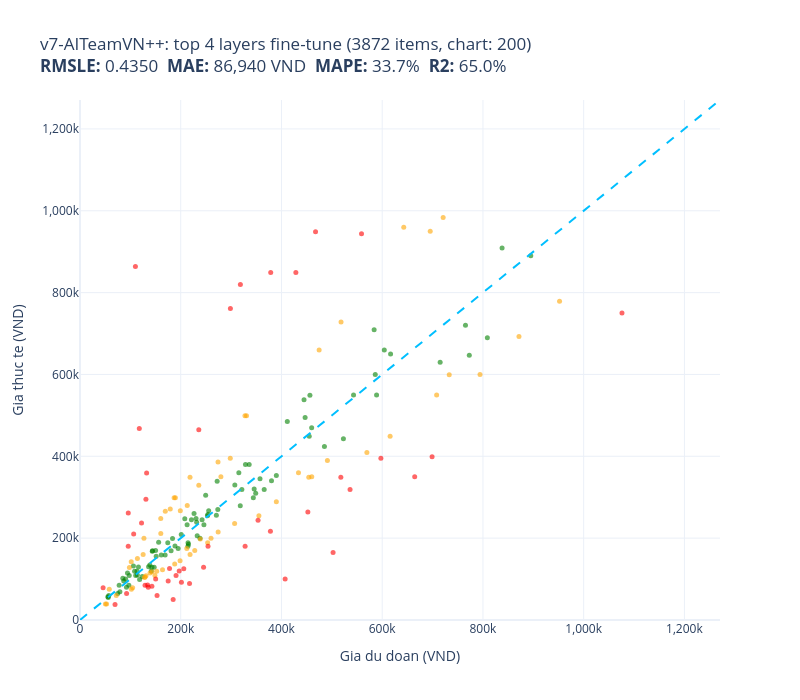
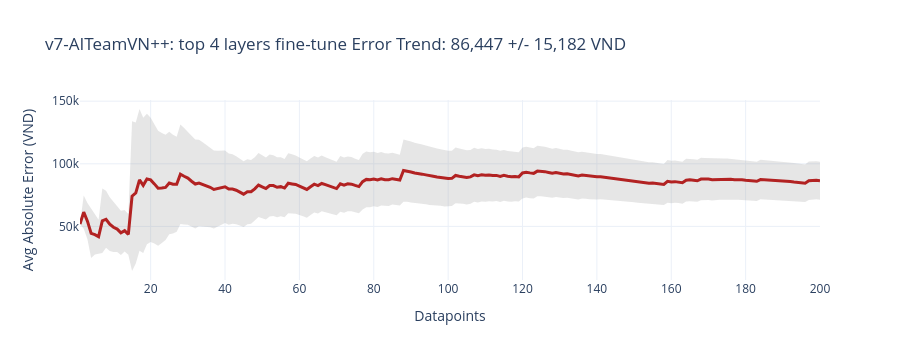

The notebook cell these images were saved under, in order:
### Code cell
pred_at_val = predict_bert(ema_at, at_enc_val, y_mean_at, y_std_at, DEVICE)
pred_at_test = predict_bert(ema_at, at_enc_test, y_mean_at, y_std_at, DEVICE)
ALL_PREDS_VAL["v7-AITeamVN++"] = pred_at_val
ALL_PREDS_TEST["v7-AITeamVN++"] = pred_at_test

evaluate_and_store(test_prices, pred_at_test, "v7-AITeamVN++: top 4 layers fine-tune", test_names)
if hist_at:
    plot_bert_history(hist_at, "v7 AITeamVN++ Training")

# Free GPU
ema_at.cpu()
del model_at
torch.cuda.empty_cache()
gc.collect()


# ============================================================
# PHASE 5: PhoBERT++ PCA+LGB + Reload v4/Day3 for Stacking Pool
# ============================================================

### Figure 1 — Plotly figure (JSON) as saved in the notebook; plotly's stock layout.template omitted (floating-point values rounded to 4 significant figures)
{"data": [{"customdata": [["Giầy tây giày lười nam hàn quốc da bóng ...\nDu doan: 183,708 VND\nThuc te: 199,000 VND"], ["Nước giặt quần áo em bé D-nee Lovely Sky...\nDu doan: 208,048 VND\nThuc te: 247,500 VND"], ["Áo thun nam có cổ Nhật Tuấn\nDu doan: 226,459 VND\nThuc te: 260,000 VND"], ["Kem nhuộm tóc Salon de Pro  3B\nDu doan: 194,896 VND\nThuc te: 175,000 VND"], ["Tã dán Amico nội địa Nhật size L44+6\nDu doan: 357,371 VND\nThuc te: 345,000 VND"], ["Tẩu sạc CHOETECH TC0014 nhanh 60W dùng t...\nDu doan: 272,293 VND\nThuc te: 339,000 VND"], ["Giá treo dao kéo và dụng cụ nhà bếp dán ...\nDu doan: 113,167 VND\nThuc te: 119,000 VND"], ["Ống tiêt kiệm heo ăn kem, quà tặng, tran...\nDu doan: 201,027 VND\nThuc te: 209,000 VND"], ["Đồ bộ ngủ lụa satin tay ngắn quần dài mà...\nDu doan: 150,063 VND\nThuc te: 170,000 VND"], ["Viên nấu cà ri (curry) Nhật Bản 200g\nDu doan: 77,740 VND\nThuc te: 85,000 VND"], ["Vali kéo TRIP P806 nhựa PC/ABS - Bảo hàn...\nDu doan: 715,045 VND\nThuc te: 630,000 VND"], ["Ví nữ dài cầm tay hoạ tiết lập thể IDIGO...\nDu doan: 315,366 VND\nThuc te: 360,000 VND"], ["Balo Laptop Đẹp Đi Học Đi Làm Xbags Mode...\nDu doan: 344,123 VND\nThuc te: 299,000 VND"], ["Áo Ngực Trơn Dây Ren Có Gọng Đệm Vừa Zue...\nDu doan: 174,277 VND\nThuc te: 189,000 VND"], ["CỦ LOA BASS RỜI 30 HÀNG CHÍNH HÃNG HẢI T...\nDu doan: 348,835 VND\nThuc te: 310,000 VND"], ["Pin Tương Thích Cho Laptop Dell Vostro 2...\nDu doan: 455,111 VND\nThuc te: 449,000 VND"], ["Gọng kính plastic hiệu Velocity VL91411 ...\nDu doan: 380,211 VND\nThuc te: 340,000 VND"], ["03 bộ tranh xếp hình 70 mảnh ghép khổ A3...\nDu doan: 97,002 VND\nThuc te: 85,000 VND"], ["Đèn Wifi TP-Link Tapo Smart Wifi Dayligh...\nDu doan: 273,582 VND\nThuc te: 270,000 VND"], ["Bàn Phím Tương Thích Cho Laptop Asus X40...\nDu doan: 255,501 VND\nThuc te: 267,000 VND"], ["Sạc Tương Thích Cho Laptop MSI GL62M 7RC...\nDu doan: 586,189 VND\nThuc te: 600,000 VND"], ["Hộp đựng đồ ăn dặm an toàn - Set 4 hộp k...\nDu doan: 459,951 VND\nThuc te: 470,000 VND"], ["Tẩu Sạc Ô Tô Hoco Z31 - Hàng Chính Hãng\nDu doan: 147,255 VND\nThuc te: 129,000 VND"], ["Nồi Lẩu Điện Kèm Xửng Hấp JLPL@L JL-EP33...\nDu doan: 604,175 VND\nThuc te: 660,000 VND"], ["Mặt Nạ Làm Sạch, Dưỡng Ẩm Và Se Khít Lỗ ...\nDu doan: 161,351 VND\nThuc te: 159,000 VND"], ["Giày Sandal Nam The Bily Quai Chéo - Đế ...\nDu doan: 321,380 VND\nThuc te: 319,000 VND"], ["Sạc dành cho Laptop ASUS VivoBook 15 X50...\nDu doan: 253,028 VND\nThuc te: 255,000 VND"], ["Kính râm Nam nữ Dáng Vuông Gọng Nhựa Chố...\nDu doan: 180,850 VND\nThuc te: 169,000 VND"], ["Sạc Laptop dùng cho Máy Tinh HP - Kèm Dâ...\nDu doan: 212,637 VND\nThuc te: 232,771 VND"], ["Giày lười vải nam thoáng khí cho bố - Gi...\nDu doan: 242,385 VND\nThuc te: 245,000 VND"], ["Dụng cụ mài dao Joseph Joseph 100488 - R...\nDu doan: 894,922 VND\nThuc te: 890,000 VND"], ["Cặp dầu gội gừng trắng 400ml + dầu xả gừ...\nDu doan: 543,122 VND\nThuc te: 550,000 VND"], ["Combo 2 Son Dưỡng LipIce Hiệu Chỉnh Sắc ...\nDu doan: 136,179 VND\nThuc te: 130,000 VND"], ["Set 2 bao bọc giày đi mưa , chống nước ,...\nDu doan: 97,738 VND\nThuc te: 109,000 VND"], ["Bao da cho Galaxy Z Fold 6 Nillkin Aoge ...\nDu doan: 345,817 VND\nThuc te: 320,000 VND"], ["Bàn phím dùng cho Laptop ASUS VivoBook 1...\nDu doan: 522,988 VND\nThuc te: 443,019 VND"], ["Kem Dưỡng Some By Mi Hỗ Trợ Giảm Mụn 60g\nDu doan: 318,179 VND\nThuc te: 279,000 VND"], ["Combo 2 Áo Ống Ren Hoa Nữ Khóa Cài Sau\nDu doan: 123,626 VND\nThuc te: 106,000 VND"], ["Nón mữ beret nam nữ giữ ấm vải nỉ 2 lớp ...\nDu doan: 141,528 VND\nThuc te: 120,000 VND"], ["Bột Khoai Lang Tím Nguyên Chất SATACHI –...\nDu doan: 143,466 VND\nThuc te: 168,000 VND"], ["Chuột có dây MicroPack COMFY MINI 2 M-10...\nDu doan: 142,655 VND\nThuc te: 129,000 VND"], ["Bình sữa cổ rộng 150ml và 270ml nhựa pp ...\nDu doan: 485,297 VND\nThuc te: 424,000 VND"], ["Giày cao gót 7 phân bản trong gót bọc ki...\nDu doan: 169,057 VND\nThuc te: 159,000 VND"], ["Combo Finish Eco 0% : Viên rửa bát Eco 7...\nDu doan: 411,602 VND\nThuc te: 485,000 VND"], ["Sạc cho Laptop Acer 19v-2.37A Chân mini ...\nDu doan: 232,662 VND\nThuc te: 205,965 VND"], ["Ghế nhựa đúc kiểu Pháp bền đẹp\nDu doan: 837,989 VND\nThuc te: 909,000 VND"], ["Mũ len liền khăn lót nỉ trùm kín cổ siêu...\nDu doan: 94,257 VND\nThuc te: 115,000 VND"], ["Sạc dành cho Laptop Charger AC Power Ada...\nDu doan: 808,755 VND\nThuc te: 690,000 VND"], ["Set tăm chải kẽ răng cao su mềm hình chữ...\nDu doan: 138,618 VND\nThuc te: 134,500 VND"], ["Lõi Lọc Thô Số 2 KAROFI SMAX PRO 2 - Hàn...\nDu doan: 90,557 VND\nThuc te: 100,000 VND"], ["Gối Nằm Cao Su Thiên Nhiên Liên Á Contou...\nDu doan: 765,357 VND\nThuc te: 720,000 VND"], ["Dầu gội hỗ trợ giảm rụng tóc và kích thí...\nDu doan: 335,903 VND\nThuc te: 380,000 VND"], ["Kính râm cận, Kính râm cận Mắt Tròn 2 lớ...\nDu doan: 214,452 VND\nThuc te: 189,000 VND"], ["Áo len nam Novelty dai tay cổ tim phối h...\nDu doan: 446,933 VND\nThuc te: 495,000 VND"], ["Máy sấy tóc Bluestone HDB-1846 - Hàng ch...\nDu doan: 456,489 VND\nThuc te: 549,000 VND"], ["Ốp Lưng Cho Samsung Galaxy S25 Ultra / S...\nDu doan: 108,397 VND\nThuc te: 119,000 VND"], ["Mũ Miki chữ tàu - Mũ tròn không vành mẫu...\nDu doan: 86,871 VND\nThuc te: 95,000 VND"], ["Khăn phủ đàn piano cao cấp chống bụi chố...\nDu doan: 221,225 VND\nThuc te: 245,000 VND"], ["Son Bóng 3CE Dưỡng Ẩm 31 Lavender Cream ...\nDu doan: 270,755 VND\nThuc te: 256,000 VND"], ["Sữa Tắm Nước Hoa Nữ Gennie Lôi Cuốn & Kh...\nDu doan: 84,989 VND\nThuc te: 102,000 VND"], ["Thắt Lưng Nữ Dây Nịt Nữ Button mang đầm ...\nDu doan: 118,370 VND\nThuc te: 99,000 VND"], ["Sạc cho Laptop Hp ProBook 4420s 4440s 44...\nDu doan: 246,018 VND\nThuc te: 232,875 VND"], ["Ví Sen da sáp handmade da thật\nDu doan: 238,289 VND\nThuc te: 200,000 VND"], ["Vỏ Máy Tính Case Sahara 400 Đen – Hàng C...\nDu doan: 616,626 VND\nThuc te: 650,000 VND"], ["Sạc Tương Thích Cho Laptop Lenovo G50 G5...\nDu doan: 249,516 VND\nThuc te: 305,000 VND"], ["Phấn Phủ Australis Kiềm Dầu 2in1 #Nude 1...\nDu doan: 231,616 VND\nThuc te: 239,000 VND"], ["Thắt Lưng Nam Da Bò BIGGBEN Cao Cấp TLB2...\nDu doan: 365,702 VND\nThuc te: 319,000 VND"], ["Dầu Xả Tóc Từ Hoa Trà Phục Hồi Tóc Khô X...\nDu doan: 188,559 VND\nThuc te: 181,000 VND"], ["Sữa Hạt Hạnh Nhân ALMOND BREEZE vị Choco...\nDu doan: 116,024 VND\nThuc te: 129,320 VND"], ["WHALE, mã G274. Áo thun in đẹp cho nam n...\nDu doan: 79,222 VND\nThuc te: 69,000 VND"], ["COMBO 2 Mũ Tắm Trùm Đầu CUTE Tránh Ướt T...\nDu doan: 92,284 VND\nThuc te: 80,000 VND"], ["Kẹp Gỗ Đa Năng  Dùng Để Gắp Kẹp Thức Ăn ...\nDu doan: 55,333 VND\nThuc te: 57,000 VND"], ["b.box Dây đeo bình nước giữ nhiệt đa năn...\nDu doan: 215,406 VND\nThuc te: 185,000 VND"], ["Ốp lưng cho Samsung A04 - A04s - A05 - A...\nDu doan: 57,247 VND\nThuc te: 60,000 VND"], ["Ốp lưng dành cho Realme C35 mẫu Thư Pháp...\nDu doan: 56,091 VND\nThuc te: 55,000 VND"], ["Sạc Tương Thích Cho Máy Tính Asus 19V – ...\nDu doan: 772,911 VND\nThuc te: 647,000 VND"], ["Găng tay cao su size M - 35cm 100% Cao S...\nDu doan: 113,896 VND\nThuc te: 110,000 VND"], ["Ví da Basic nam nữ gọn nhẹ tiện dụng\nDu doan: 328,499 VND\nThuc te: 380,000 VND"], ["KÍNH CHẮN BULLDOG BUBBLE DẠNG BẦU (KHÔ...\nDu doan: 214,250 VND\nThuc te: 180,000 VND"], ["Áo sơ mi tay ngắn Khatoco (size S-2XL)\nDu doan: 444,744 VND\nThuc te: 538,000 VND"], ["Giày siêu nhẹ Sneaker dây nữ đi mưa cao ...\nDu doan: 74,858 VND\nThuc te: 65,000 VND"], ["Ví Da Nam Cầm Tay 1 Ngăn Khóa Nam Tính\nDu doan: 143,955 VND\nThuc te: 169,000 VND"], ["Giày cao gót đính nơ sang trong 10cm ( c...\nDu doan: 307,427 VND\nThuc te: 330,000 VND"], ["Sữa bột Nutifood Sweden GrowPLUS+ Colost...\nDu doan: 583,979 VND\nThuc te: 709,000 VND"], ["[HSD 01/2027] Sữa Dưỡng Thể Kiss My Body...\nDu doan: 106,048 VND\nThuc te: 132,000 VND"], ["[HSD 12/2026] Thực Phẩm Bảo Vệ Sức Khỏe ...\nDu doan: 389,810 VND\nThuc te: 353,000 VND"], ["Kính Cường Lực siêu mỏng chống trầy xước...\nDu doan: 156,135 VND\nThuc te: 190,000 VND"], ["Hộp 18x10x8 cm - Combo 100 thùng hộp car...\nDu doan: 151,258 VND\nThuc te: 156,000 VND"], ["Freeship - NÓN LƯỠI TRAI SNAPBACK CÁNH Đ...\nDu doan: 253,818 VND\nThuc te: 258,000 VND"], ["Dép Xỏ Ngón Nữ Đế Bệt HÀ NAM Da Bò Cao C...\nDu doan: 230,372 VND\nThuc te: 248,000 VND"], ["Sạc Tương Thích Cho Laptop Asus CM5500FD...\nDu doan: 588,852 VND\nThuc te: 550,000 VND"], ["Bình Ủ Cháo Inox 304 Giữ Nhiệt Tedemei C...\nDu doan: 110,589 VND\nThuc te: 109,000 VND"]], "hovertemplate": "%{customdata[0]}<extra></extra>", "marker": {"color": "green", "opacity": 0.6, "size": 5}, "mode": "markers", "name": "green", "type": "scatter", "x": [183700.0, 208000.0, 226500.0, 194900.0, 357400.0, 272300.0, 113200.0, 201000.0, 150100.0, 77740.0, 715000.0, 315400.0, 344100.0, 174300.0, 348800.0, 455100.0, 380200.0, 97000.0, 273600.0, 255500.0, 586200.0, 460000.0, 147300.0, 604200.0, 161400.0, 321400.0, 253000.0, 180800.0, 212600.0, 242400.0, 894900.0, 543100.0, 136200.0, 97740.0, 345800.0, 523000.0, 318200.0, 123600.0, 141500.0, 143500.0, 142700.0, 485300.0, 169100.0, 411600.0, 232700.0, 838000.0, 94260.0, 808800.0, 138600.0, 90560.0, 765400.0, 335900.0, 214500.0, 446900.0, 456500.0, 108400.0, 86870.0, 221200.0, 270800.0, 84990.0, 118400.0, 246000.0, 238300.0, 616600.0, 249500.0, 231600.0, 365700.0, 188600.0, 116000.0, 79220.0, 92280.0, 55330.0, 215400.0, 57250.0, 56090.0, 772900.0, 113900.0, 328500.0, 214200.0, 444700.0, 74860.0, 144000.0, 307400.0, 584000.0, 106000.0, 389800.0, 156100.0, 151300.0, 253800.0, 230400.0, 588900.0, 110600.0], "y": [199000.0, 247500.0, 260000.0, 175000.0, 345000.0, 339000.0, 119000.0, 209000.0, 170000.0, 85000.0, 630000.0, 360000.0, 299000.0, 189000.0, 310000.0, 449000.0, 340000.0, 85000.0, 270000.0, 267000.0, 600000.0, 470000.0, 129000.0, 660000.0, 159000.0, 319000.0, 255000.0, 169000.0, 232800.0, 245000.0, 890000.0, 550000.0, 130000.0, 109000.0, 320000.0, 443000.0, 279000.0, 106000.0, 120000.0, 168000.0, 129000.0, 424000.0, 159000.0, 485000.0, 206000.0, 909000.0, 115000.0, 690000.0, 134500.0, 100000.0, 720000.0, 380000.0, 189000.0, 495000.0, 549000.0, 119000.0, 95000.0, 245000.0, 256000.0, 102000.0, 99000.0, 232900.0, 200000.0, 650000.0, 305000.0, 239000.0, 319000.0, 181000.0, 129300.0, 69000.0, 80000.0, 57000.0, 185000.0, 60000.0, 55000.0, 647000.0, 110000.0, 380000.0, 180000.0, 538000.0, 65000.0, 169000.0, 330000.0, 709000.0, 132000.0, 353000.0, 190000.0, 156000.0, 258000.0, 248000.0, 550000.0, 109000.0]}, {"customdata": [["Bộ Nookoi Phấn Má Hồng BL02 Sunset Veil ...\nDu doan: 306,962 VND\nThuc te: 236,000 VND"], ["Muối rửa bát finish 1.2kg (Đức) - muối r...\nDu doan: 148,765 VND\nThuc te: 109,000 VND"], ["[LIMITED EDITION] TRÀ AHMAD ANH QUỐC - B...\nDu doan: 218,438 VND\nThuc te: 349,000 VND"], ["Bút Chì Sáp Kẻ Lông Mày Lõi Siêu Mịn Khô...\nDu doan: 253,411 VND\nThuc te: 189,000 VND"], ["Bộ khung võng BAN MAI:  khung võng sắt s...\nDu doan: 695,333 VND\nThuc te: 950,000 VND"], ["Hộp Đựng Xà Phòng Treo Tường ATMOR DH-72...\nDu doan: 871,567 VND\nThuc te: 693,000 VND"], ["Combo Tiết Kiệm 5 Chai Xịt Chống Muỗi Và...\nDu doan: 235,887 VND\nThuc te: 329,000 VND"], ["Wekki Đồ Chơi Lắp Ráp Tiệm Đá Bào Wk5060...\nDu doan: 330,615 VND\nThuc te: 499,000 VND"], ["Bàn Chải Nhựa Hồ Bơi Emaux CE201\nDu doan: 274,255 VND\nThuc te: 215,000 VND"], ["Dép tổ ong màu đen\nDu doan: 50,461 VND\nThuc te: 39,000 VND"], ["Bóp nữ đựng tiền - màu xanh navy - da bò...\nDu doan: 460,125 VND\nThuc te: 350,000 VND"], ["Bao Da Hộ Chiếu / PASSPORT Mika A-001-01...\nDu doan: 238,869 VND\nThuc te: 198,000 VND"], ["Bộ 2 Bộ chiết mỹ phẩm 6 món Màu Hồng\nDu doan: 58,118 VND\nThuc te: 74,950 VND"], ["Combo Balo nam nữ đi học hình Luffy phát...\nDu doan: 189,362 VND\nThuc te: 299,000 VND"], ["Đồ Chơi DUKA: Nông Trại Vui Vẻ - DK81315\nDu doan: 274,022 VND\nThuc te: 386,310 VND"], ["Cặp đa năng laptop thời trang SUB 15\" in...\nDu doan: 198,706 VND\nThuc te: 145,041 VND"], ["Combo Serum Tia'm Làm Sáng, Phục Hồi Cho...\nDu doan: 518,268 VND\nThuc te: 728,000 VND"], ["Bộ ba tranh tráng gương hươu vàng cao cấ...\nDu doan: 794,222 VND\nThuc te: 600,000 VND"], ["Sữa tươi tiệt trùng Devondale nguyên ch...\nDu doan: 129,261 VND\nThuc te: 105,000 VND"], ["Bếp gas đôi mặt kính Sogo HOSUN NC-729GJ...\nDu doan: 708,057 VND\nThuc te: 550,000 VND"], ["Ốp case dành cho macbook kèm tấm phủ bàn...\nDu doan: 199,176 VND\nThuc te: 267,000 VND"], ["Giày cao gót bít mũi cao 3 cm, gót nhập ...\nDu doan: 212,918 VND\nThuc te: 280,000 VND"], ["Chì Kẻ Mày Silkygirl Hai Đầu Lâu Trôi 01...\nDu doan: 125,366 VND\nThuc te: 160,000 VND"], ["Vali du lịch Vali kéo cao cấp chính hãng...\nDu doan: 569,599 VND\nThuc te: 409,000 VND"], ["Gạo Ngọc Nương ST 25 đặc sản 3Kg\nDu doan: 163,839 VND\nThuc te: 123,000 VND"], ["Balo Nam KOJIBA Phát Sáng Có Sạc USB, Kh...\nDu doan: 279,722 VND\nThuc te: 350,000 VND"], ["Cây xương rồng nhảy múa vui nhộn, uốn lư...\nDu doan: 126,939 VND\nThuc te: 200,000 VND"], ["Bộ bikini 2 Mảnh Có Dây Đeo Cổ Thời Tran...\nDu doan: 212,065 VND\nThuc te: 175,000 VND"], ["Dây Đeo Silicon Kai.N Wave Sport Cho Gal...\nDu doan: 152,290 VND\nThuc te: 119,000 VND"], ["Combo 3 Quần Tây Dài Nam Co Giãn Mạnh/Qu...\nDu doan: 218,505 VND\nThuc te: 159,999 VND"], ["Bếp Gas Đơn Mặt Inox WINDO - 118 ĐG | Bế...\nDu doan: 454,253 VND\nThuc te: 349,000 VND"], ["Bình nước PET Lock&Lock HAP781 1.2L\nDu doan: 72,028 VND\nThuc te: 60,000 VND"], ["Pin dành cho Laptop HP Pavilion 15-cs Se...\nDu doan: 733,097 VND\nThuc te: 599,000 VND"], ["Pin dùng cho Laptop HP Elitebook 840 G3 ...\nDu doan: 721,012 VND\nThuc te: 983,250 VND"], ["Bộ dây tăng áp 3 lần vòi xịt nước rửa xe...\nDu doan: 187,990 VND\nThuc te: 136,825 VND"], ["Mẫu mới nhất - Tã dán Caryn XL20 Siêu th...\nDu doan: 355,217 VND\nThuc te: 254,900 VND"], ["Loa kèm Mic trợ giảng Shidu mini chuyên ...\nDu doan: 474,780 VND\nThuc te: 660,000 VND"], ["Áo khoác jean phối nón sọc caro Mã: NK15...\nDu doan: 327,508 VND\nThuc te: 499,000 VND"], ["Serum Chống Nắng & Dưỡng Thể Toàn Thân N...\nDu doan: 101,731 VND\nThuc te: 142,500 VND"], ["Tinh dầu Spring Warm - ScentHomes (Sprin...\nDu doan: 952,118 VND\nThuc te: 779,000 VND"], ["Khăn ướt cồn diệt khuẩn LETGREEN 50 tờ\nDu doan: 52,801 VND\nThuc te: 39,200 VND"], ["Ugreen UG30989CR104TK 1M màu đen USB 2.0...\nDu doan: 160,318 VND\nThuc te: 248,000 VND"], ["Áo khoác len phong cách hàn quốc AK898.2\nDu doan: 298,331 VND\nThuc te: 395,000 VND"], ["Nước Tẩy Trang Hada Labo Sạch Sâu Dưỡng ...\nDu doan: 98,108 VND\nThuc te: 128,000 VND"], ["VÍ DA MÀU NÂU ĐEN DÀNH CHO NAM GIỚI - VÍ...\nDu doan: 260,152 VND\nThuc te: 200,000 VND"], ["Áo Thun Nam Có Cổ Tròn Thun Cá Sấu Cotto...\nDu doan: 113,982 VND\nThuc te: 150,000 VND"], ["Lược Massage Dụng Cụ Làm Đẹp Chuyên Nghi...\nDu doan: 102,039 VND\nThuc te: 75,000 VND"], ["Liễn Treo Thần Tài - Trang Trí Tết - VN0...\nDu doan: 186,857 VND\nThuc te: 299,000 VND"], ["Nước ngậm Răng Miệng Bầu Mây 120ml - Ngu...\nDu doan: 104,536 VND\nThuc te: 79,000 VND"], ["Son Màu Có Dưỡng Lip On Lip Màu Cam Đào ...\nDu doan: 131,031 VND\nThuc te: 108,000 VND"], ["Son dưỡng môi thuần chay làm mềm và dưỡn...\nDu doan: 142,655 VND\nThuc te: 118,000 VND"], ["Phụ kiện kết nối bộ lọc thô, lọc sinh ho...\nDu doan: 139,090 VND\nThuc te: 115,000 VND"], ["Bộ sản phẩm chăm sóc xương khớp: Viên xư...\nDu doan: 642,789 VND\nThuc te: 960,000 VND"], ["Vali du lịch kéo tay TN 22 inch - Màu Đe...\nDu doan: 389,810 VND\nThuc te: 289,000 VND"], ["Combo Chai xịt vệ sinh kính 300ml Rocket...\nDu doan: 169,345 VND\nThuc te: 266,000 VND"], ["Bộ sản phẩm làm sạch sâu nước tẩy trang ...\nDu doan: 491,199 VND\nThuc te: 390,000 VND"], ["Giày đế xuồng Cillie da thật hở mũi cao ...\nDu doan: 433,792 VND\nThuc te: 360,000 VND"], ["Bột ngũ cốc Quasure light túi 400 gram B...\nDu doan: 127,950 VND\nThuc te: 104,025 VND"], ["Kem Làm Sạch Da Eczestop\nDu doan: 227,827 VND\nThuc te: 170,000 VND"], ["Áp tròng cosplay white mesh trắng 14.0MM...\nDu doan: 160,440 VND\nThuc te: 211,500 VND"], ["HDD Box chuẩn M2 NVME sang Type-C tốc độ...\nDu doan: 615,695 VND\nThuc te: 449,000 VND"], ["Nước dưỡng tóc tinh dầu bưởi Cocoon 310m...\nDu doan: 179,184 VND\nThuc te: 271,500 VND"]], "hovertemplate": "%{customdata[0]}<extra></extra>", "marker": {"color": "orange", "opacity": 0.6, "size": 5}, "mode": "markers", "name": "orange", "type": "scatter", "x": [307000.0, 148800.0, 218400.0, 253400.0, 695300.0, 871600.0, 235900.0, 330600.0, 274300.0, 50460.0, 460100.0, 238900.0, 58120.0, 189400.0, 274000.0, 198700.0, 518300.0, 794200.0, 129300.0, 708100.0, 199200.0, 212900.0, 125400.0, 569600.0, 163800.0, 279700.0, 126900.0, 212100.0, 152300.0, 218500.0, 454300.0, 72030.0, 733100.0, 721000.0, 188000.0, 355200.0, 474800.0, 327500.0, 101700.0, 952100.0, 52800.0, 160300.0, 298300.0, 98110.0, 260200.0, 114000.0, 102000.0, 186900.0, 104500.0, 131000.0, 142700.0, 139100.0, 642800.0, 389800.0, 169300.0, 491200.0, 433800.0, 127900.0, 227800.0, 160400.0, 615700.0, 179200.0], "y": [236000.0, 109000.0, 349000.0, 189000.0, 950000.0, 693000.0, 329000.0, 499000.0, 215000.0, 39000.0, 350000.0, 198000.0, 74950.0, 299000.0, 386300.0, 145000.0, 728000.0, 600000.0, 105000.0, 550000.0, 267000.0, 280000.0, 160000.0, 409000.0, 123000.0, 350000.0, 200000.0, 175000.0, 119000.0, 160000.0, 349000.0, 60000.0, 599000.0, 983200.0, 136800.0, 254900.0, 660000.0, 499000.0, 142500.0, 779000.0, 39200.0, 248000.0, 395000.0, 128000.0, 200000.0, 150000.0, 75000.0, 299000.0, 79000.0, 108000.0, 118000.0, 115000.0, 960000.0, 289000.0, 266000.0, 390000.0, 360000.0, 104000.0, 170000.0, 211500.0, 449000.0, 271500.0]}, {"customdata": [["Kính Áp Tròng Symphony Blue Sky 14.0mm -...\nDu doan: 177,768 VND\nThuc te: 125,875 VND"], ["1 đầu xích inox cao cấp nhập khẩu dành đ...\nDu doan: 92,493 VND\nThuc te: 64,999 VND"], ["Bộ 1 Cặp Lót Giày Tăng Chiều Cao Đệm Khí...\nDu doan: 45,879 VND\nThuc te: 79,000 VND"], ["Máy massage cầm tay mini dùng pin sạc đa...\nDu doan: 318,419 VND\nThuc te: 820,000 VND"], ["Máy hút bụi mini không dây cầm tay nhỏ n...\nDu doan: 122,187 VND\nThuc te: 237,000 VND"], ["Mặt nạ chống lão hóa The Derma Best VC10...\nDu doan: 254,202 VND\nThuc te: 180,000 VND"], ["Combo 4 Bột Làm Trắng Răng Eucryl Hương ...\nDu doan: 95,764 VND\nThuc te: 180,000 VND"], ["Bút Cao Cấp CEO - 6635B(S)\nDu doan: 407,272 VND\nThuc te: 100,000 VND"], ["Lọ thủy tinh đựng gia vị, hạt, đồ khô hì...\nDu doan: 150,233 VND\nThuc te: 99,900 VND"], ["Túi Canvas Nữ Thời Trang Hàn Quốc, Túi V...\nDu doan: 106,570 VND\nThuc te: 210,000 VND"], ["Lồng Đèn Gỗ Trung Thu Mẫu Mới 2024 Lalam...\nDu doan: 190,708 VND\nThuc te: 109,000 VND"], ["Dép Sandal Nam Nữ Hot Trend Quai Ngang 2...\nDu doan: 130,883 VND\nThuc te: 295,000 VND"], ["Cáp USB TypeC sang USB 2.0 Hỗ trợ sạ...\nDu doan: 196,968 VND\nThuc te: 120,000 VND"], ["Bàn Phím dùng cho laptop Dell Latitude 1...\nDu doan: 452,369 VND\nThuc te: 263,718 VND"], ["Combo Khớp linh hoạt (1 hộp Trà tía tô t...\nDu doan: 235,887 VND\nThuc te: 465,000 VND"], ["PIN DỰ PHÒNG AUKEY 10.000MAH PD 18W PB-N...\nDu doan: 597,367 VND\nThuc te: 395,000 VND"], ["Giày sandal quai ngang thời trang gót vu...\nDu doan: 206,083 VND\nThuc te: 125,000 VND"], ["Sạc Tương Thích Cho Laptop Sony Pcg-7181...\nDu doan: 353,477 VND\nThuc te: 244,000 VND"], ["Cặp da nam công sở CCS6 - Cặp đựng catal...\nDu doan: 699,020 VND\nThuc te: 399,000 VND"], ["Trò chơi trí tuệ Animal Match giúp trẻ p...\nDu doan: 536,191 VND\nThuc te: 319,000 VND"], ["Mũ chống nắng vành mũ có thể co giãn - H...\nDu doan: 117,746 VND\nThuc te: 468,000 VND"], ["Bàn Phím dùng cho Laptop Asus Zenbook UX...\nDu doan: 558,942 VND\nThuc te: 943,920 VND"], ["Đồ Chơi Thú Nhồi Bông Bí Ẩn Series 3 - B...\nDu doan: 132,275 VND\nThuc te: 359,000 VND"], ["Dung dịch vệ sinh hằng ngày Orasic 200ml\nDu doan: 217,435 VND\nThuc te: 89,000 VND"], ["Cà Phê Sữa PLUS Hòa Tan 3IN1 KING COFFEE...\nDu doan: 95,837 VND\nThuc te: 261,500 VND"], ["Thùng 20 chai nước rửa chén hương chanh ...\nDu doan: 110,006 VND\nThuc te: 864,000 VND"], ["Hộp Đựng Xà Phòng, Miếng Rửa Chén & Cây ...\nDu doan: 1,076,084 VND\nThuc te: 750,000 VND"], ["Xịt Chống Nắng Body Bơ Nghệ COCAYHOALA S...\nDu doan: 378,063 VND\nThuc te: 216,800 VND"], ["Combo 6 Chai Muối Ớt Chanh Đỏ Nha Trang ...\nDu doan: 129,164 VND\nThuc te: 85,000 VND"], ["Cặp xách đựng laptop 15,6 inch vải dù ch...\nDu doan: 245,368 VND\nThuc te: 129,000 VND"], ["Thanh treo khăn 60cm - CS-5404 - INOX SU...\nDu doan: 298,613 VND\nThuc te: 761,000 VND"], ["Tai nghe đeo cổ Wiwu Flex GB01 cho các t...\nDu doan: 664,516 VND\nThuc te: 350,000 VND"], ["Nón nam Mũ Lưỡi Trai Sò xoáy phong cách ...\nDu doan: 201,370 VND\nThuc te: 92,000 VND"], ["Thực Phẩm Bảo Vệ Sức Khỏe Alcofree\nDu doan: 517,876 VND\nThuc te: 349,000 VND"], ["COMBO Hộp Đựng Cơm, Cà Mèn giữ Nhiệt 4 T...\nDu doan: 134,238 VND\nThuc te: 85,555 VND"], ["Thực phẩm dinh dưỡng y học Ensure Gold h...\nDu doan: 467,660 VND\nThuc te: 949,000 VND"], ["1 kg túi đựng rác dùng cho thùng rác 240...\nDu doan: 184,961 VND\nThuc te: 50,000 VND"], ["Dây giày chéo chữ X chống tuột gót, nhấc...\nDu doan: 69,568 VND\nThuc te: 38,161 VND"], ["Thắt Lưng Nữ Da Cá Sấu Huy Hoàng HT5201 ...\nDu doan: 428,580 VND\nThuc te: 849,000 VND"], ["Ugreen UG50320LP114TK Màu Đen Gá đỡ k...\nDu doan: 175,069 VND\nThuc te: 95,000 VND"], ["Bộ 4 ổ khóa vali Fortress 1820 Q thân ...\nDu doan: 327,817 VND\nThuc te: 180,000 VND"], ["Đồ Chơi Bảng Vẽ 2 Trong 1 Sáng Tạo Cho B...\nDu doan: 152,982 VND\nThuc te: 59,800 VND"], ["NÓN LƯỠI TRAI CAO CẤP SPIGEN ĐEN - Hàng ...\nDu doan: 142,763 VND\nThuc te: 82,500 VND"], ["100 viên rửa bát Finish clasic dùng cho ...\nDu doan: 502,460 VND\nThuc te: 165,000 VND"], ["Cáp mạng LAN CAT6 UTP 5M màu Đen Ugre...\nDu doan: 135,460 VND\nThuc te: 80,000 VND"], ["Loa SUB Siêu Trầm Cao Cấp S1 - Hàng Nhập...\nDu doan: 378,635 VND\nThuc te: 849,000 VND"]], "hovertemplate": "%{customdata[0]}<extra></extra>", "marker": {"color": "red", "opacity": 0.6, "size": 5}, "mode": "markers", "name": "red", "type": "scatter", "x": [177800.0, 92490.0, 45880.0, 318400.0, 122200.0, 254200.0, 95760.0, 407300.0, 150200.0, 106600.0, 190700.0, 130900.0, 197000.0, 452400.0, 235900.0, 597400.0, 206100.0, 353500.0, 699000.0, 536200.0, 117700.0, 558900.0, 132300.0, 217400.0, 95840.0, 110000.0, 1076000.0, 378100.0, 129200.0, 245400.0, 298600.0, 664500.0, 201400.0, 517900.0, 134200.0, 467700.0, 185000.0, 69570.0, 428600.0, 175100.0, 327800.0, 153000.0, 142800.0, 502500.0, 135500.0, 378600.0], "y": [125900.0, 65000.0, 79000.0, 820000.0, 237000.0, 180000.0, 180000.0, 100000.0, 99900.0, 210000.0, 109000.0, 295000.0, 120000.0, 263700.0, 465000.0, 395000.0, 125000.0, 244000.0, 399000.0, 319000.0, 468000.0, 943900.0, 359000.0, 89000.0, 261500.0, 864000.0, 750000.0, 216800.0, 85000.0, 129000.0, 761000.0, 350000.0, 92000.0, 349000.0, 85560.0, 949000.0, 50000.0, 38160.0, 849000.0, 95000.0, 180000.0, 59800.0, 82500.0, 165000.0, 80000.0, 849000.0]}, {"hoverinfo": "skip", "line": {"color": "deepskyblue", "dash": "dash", "width": 2}, "mode": "lines", "name": "y=x", "showlegend": false, "type": "scatter", "x": [0, 1271000.0], "y": [0, 1271000.0]}], "layout": {"height": 700, "showlegend": false, "title": {"text": "v7-AITeamVN++: top 4 layers fine-tune (3872 items, chart: 200)<br><b>RMSLE:</b> 0.4350  <b>MAE:</b> 86,940 VND  <b>MAPE:</b> 33.7%  <b>R2:</b> 65.0%"}, "width": 800, "xaxis": {"range": [0, 1271000.0], "ticktext": ["0", "200k", "400k", "600k", "800k", "1,000k", "1,200k", "1,400k"], "tickvals": [0, 200000, 400000, 600000, 800000, 1000000, 1200000, 1400000], "title": {"text": "Gia du doan (VND)"}}, "yaxis": {"range": [0, 1271000.0], "ticktext": ["0", "200k", "400k", "600k", "800k", "1,000k", "1,200k", "1,400k"], "tickvals": [0, 200000, 400000, 600000, 800000, 1000000, 1200000, 1400000], "title": {"text": "Gia thuc te (VND)"}}}}

### Figure 2 — Plotly figure (JSON) as saved in the notebook; plotly's stock layout.template omitted (floating-point values rounded to 4 significant figures; data arrays with more than 128 entries replaced by an {"elided": "..."} marker saying what was removed)
{"data": [{"fill": "toself", "fillcolor": "rgba(128,128,128,0.2)", "hoverinfo": "skip", "line": {"color": "rgba(255,255,255,0)"}, "showlegend": false, "type": "scatter", "x": {"elided": "400 int values"}, "y": {"elided": "400 float values"}}, {"line": {"color": "firebrick", "width": 3}, "mode": "lines", "name": "Cumulative Avg Error", "type": "scatter", "x": {"elided": "200 int values"}, "y": {"elided": "200 float values"}}], "layout": {"height": 360, "showlegend": false, "title": {"text": "v7-AITeamVN++: top 4 layers fine-tune Error Trend: 86,447 +/- 15,182 VND"}, "width": 900, "xaxis": {"title": {"text": "Datapoints"}}, "yaxis": {"ticktext": ["0", "50k", "100k", "150k"], "tickvals": [0, 50000, 100000, 150000], "title": {"text": "Avg Absolute Error (VND)"}}}}
